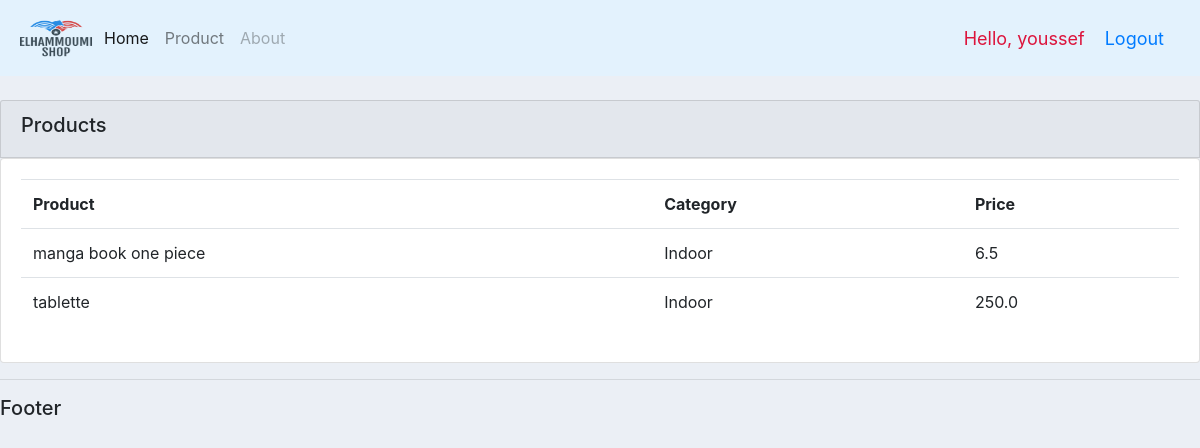
/product/ (signed in), run on the app's committed database.
### account/models.py (models this page shows, shortened)
class Product(models.Model):
    CATEGORY = (
        ('Indoor', 'Indoor'),
        ('Out Door', 'Out Door'),
    )
    name = models.CharField(max_length=200, null=True)
    price = models.FloatField(null=True)
    category = models.CharField(max_length=200, null=True, choices=CATEGORY)
    description = models.CharField(max_length=200, null=True)
    date_created = models.DateTimeField(auto_now_add=True, null=True)
    tags = models.ManyToManyField(Tag)

### account/decorators.py (the view)
        def wrapper_func(request, *args, **kwargs):
            group = None
            if request.user.groups.exists():
                group = request.user.groups.all()[0].name
            if group in allowed_roles:
                return view_func(request, *args, **kwargs)
            else:
                return HttpResponse('You are not authorized to view this page')

### account/views.py (called while the page is built)
@login_required(login_url='login')
@allowed_users(allowed_roles=['admin'])
def products(request):
    products = Product.objects.all()
    return render(request, "product.html", {"products": products})

### account/Templates/product.html
{% extends "base.html" %}
{% block content %}
<br>
<div class="row">
  <div class="col-md">
    <div class="card card-header">
      <h5>Products</h5>
    </div>
    <div class="card card-body">
      <table class="table">
        <tr>
          <th>Product</th>
          <th>Category</th>
          <th>Price</th>
        </tr>
        {% for p in products %}
        <tr>
          <td>{{p.name}}</td>
          <td>{{p.category}}</td>
          <td>{{p.price}}</td>
        </tr>
        {% endfor %}
      </table>
    </div>
  </div>
</div>
{% endblock content %}

### account/Templates/base.html (shortened to what this page needs)
<!DOCTYPE html>
{% load static %}
<html lang="en" dir="ltr">
  <head>
    <link
      rel="stylesheet"
      href="https://stackpath.bootstrapcdn.com/bootstrap/4.3.1/css/bootstrap.min.css"
    />
    <link rel="stylesheet" type="text/css" href={% static "css/base.css" %}/>
  </head>
  <body>
    <nav
      class="navbar navbar-expand-lg navbar-light"
      style="background-color: #e3f2fd;"
    >
      <img src={% static "images/logo.png" %} alt="Logo" width="80" height="60">
      <div class="collapse navbar-collapse" id="navbarNav">
        <ul class="navbar-nav">
          {% if request.user.is_staff %}
          <li class="nav-item active">
            <a class="nav-link" href="{% url 'Home' %}"
              >Home <span class="sr-only">(current)</span></a
            >
          </li>
          <li class="nav-item">
            <a class="nav-link" href="{% url 'product' %}">Product</a>
          </li>
          <li class="nav-item">
            <a
              class="nav-link disabled"
              href="#"
              tabindex="-1"
              aria-disabled="true"
              >About</a
            >
          </li>
          {% else %}
          <li class="nav-item">
             <a class="nav-link" href="{% url 'account' %}">Settings</a>
          </li>
          {% endif %}
        </ul>
      </div>
      <span class="go">Hello, {{request.user}} </span>
      <span class="go"><a href="{% url 'logout' %}">Logout</a></span>
    </nav>
    {% block content %} {% endblock content%}
    <hr />
    <h5>Footer</h5>
  </body>
</html>

### static/css/base.css (style rules this page uses)
body { background-color: #ebeff5; }
.go { font-size: 18px; color: crimson; margin-right: 20px; }

### data on the page
Product: name "manga book one piece", category "Indoor", price "6.5"
Product: name "tablette", category "Indoor", price "250.0"

### other printed values
{{ request.user }} "youssef"
